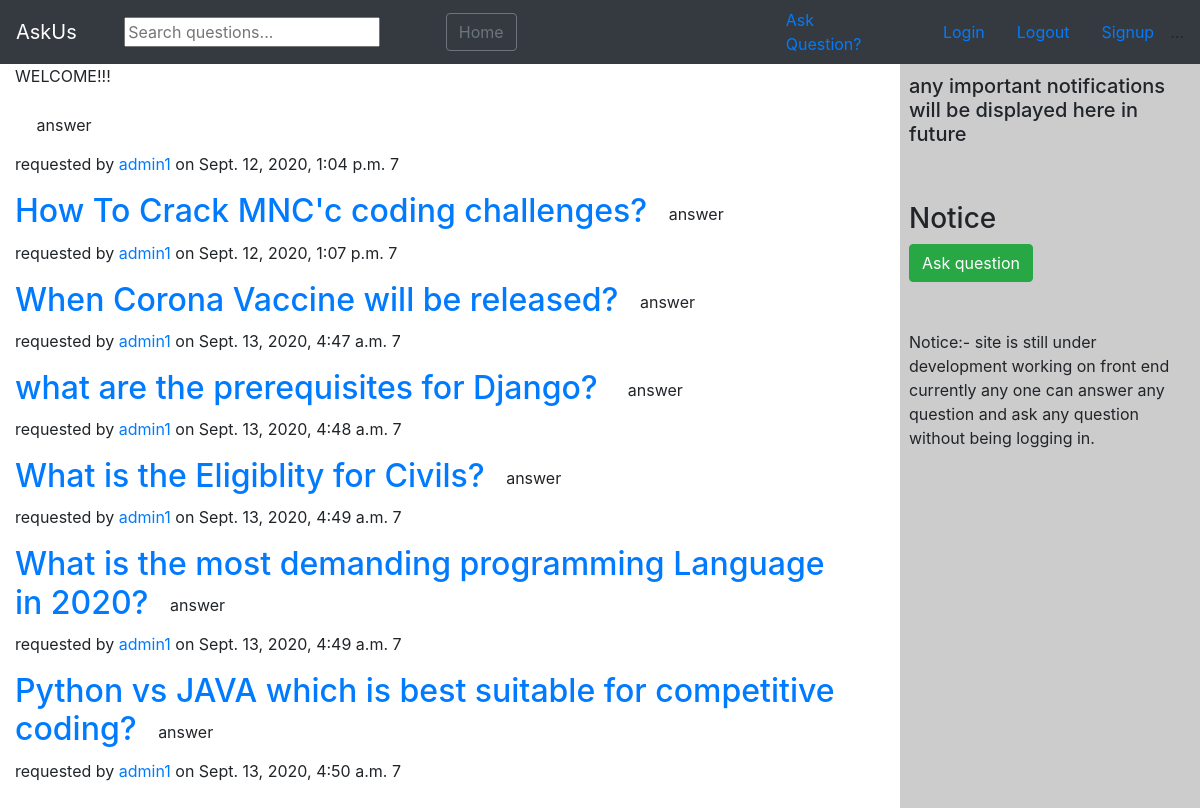
The page / on the database its author committed.
### myapp/models.py (models this page shows, shortened)
class questions_model(models.Model):
    author = models.ForeignKey(User,on_delete=models.CASCADE,related_name='questions')
    question = models.TextField()
    date=models.DateTimeField(default=timezone.now)

### myapp/views.py (the view)
# urls.py: path('', views.index_view),
def index_view(request):
    questions=questions_model.objects.all()
    return render(request,'home.html',{'questions':questions})

### templates/home.html (shortened to what this page needs)
<!DOCTYPE html>
{% extends 'base.html'%}
{% block content%}
<div class="content">
  <p>WELCOME!!!</p>
  {% for question in questions%}
  <div class="question_heading">
    <h2> <a href="detail/{{question.id}}">{{question.question}}&nbsp;<a href="http://127.0.0.1:8000/answer/{{question.id}}" class='btn'>answer</a> </a> </h2>
    <p>requested by <a href="http://127.0.0.1:8000/profile/{{question.author.id}}" >{{question.author}}</a> on {{question.date}} {{question.author.id}}
    </p>
  </div>
  {% endfor%}
</div>
{% endblock%}
{% block sidebar%}
<div class="sidebar">
  <h5>any important notifications will be displayed here in future</h5>
  <br><br>
<h3>Notice</h3>
  <a href="http://127.0.0.1:8000/ask/" class="btn btn-success">Ask question</a>
  <br><br><br>
<p>Notice:- site is still under development working on front end currently any one can answer any question and ask any question without being logging in.
</p>
<div class="spacing_div">
</div>
</div>
{% endblock%}

### templates/base.html (shortened to what this page needs)
<!DOCTYPE html>
{% load static%}
<html lang="en" dir="ltr">
  <head>
    <link rel="stylesheet" href="{% static "index.css"%}">
     <link rel="stylesheet" href="{% static "bootstrap.css"%}">
  </head>
  <body>
    <nav class="navbar navbar-expand-sm bg-dark navbar-dark">
      <a class="navbar-brand" href="http://127.0.0.1:8000/" >AskUs</a>
      <input  type="text" placeholder="Search questions...">
      <a href="http://127.0.0.1:8000/" class="btn btn-outline-secondary">Home</a>
  <a href="http://127.0.0.1:8000/ask/">Ask Question?</a>
      <a class="nav-link" href="#">Login</a>
      <a class="nav-link" href="#">Logout</a>
      <a class="nav-link" href="#">Signup</a>
      ...
    </nav>
{%  block content %}
{% endblock%}
{%  block sidebar %}
{% endblock%}
  </body>
</html>

### static/index.css (style rules this page uses)
.content { float:left; padding: 0 0 0 15px; width: 70% }
.sidebar { float:right; padding: 10px 10px 0 9px ; width: 25%; background-color: #cccccc; }
.spacing_div { padding-bottom: 520px; }

### rows shown on the page
questions_model: author "admin1", date "Sept. 12, 2020, 1:04 p.m.", author.id "7"
questions_model: question "How To Crack MNC'c coding challenges?", author "admin1", date "Sept. 12, 2020, 1:07 p.m.", author.id "7"
questions_model: question "When Corona Vaccine will be released?", author "admin1", date "Sept. 13, 2020, 4:47 a.m.", author.id "7"
questions_model: question "what are the prerequisites for Django?", author "admin1", date "Sept. 13, 2020, 4:48 a.m.", author.id "7"
questions_model: question "What is the Eligiblity for Civils?", author "admin1", date "Sept. 13, 2020, 4:49 a.m.", author.id "7"
questions_model: question "What is the most demanding programming Language in 2020?", author "admin1", date "Sept. 13, 2020, 4:49 a.m.", author.id "7"
questions_model: question "Python vs JAVA which is best suitable for competitive coding?", author "admin1", date "Sept. 13, 2020, 4:50 a.m.", author.id "7"
